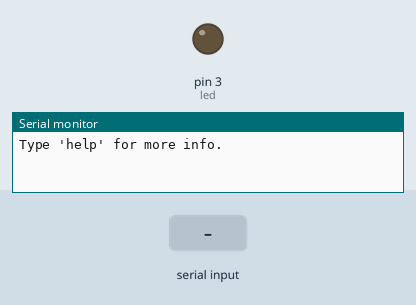
Bench run of a sketch on a simulated Arduino Uno, built with avr-gcc and run on an emulated ATmega328P. On the bench: output pins drawn as LEDs (lit = HIGH), the last lines printed to the serial monitor. Inputs (shaded band) come from the test bench.

Above: at 1.2 s.
1.3 s: "on" received over Serial
At 3.6 s:
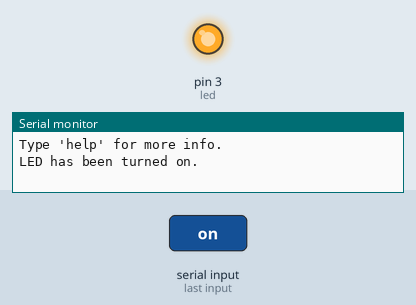
6.3 s: "off" received over Serial
At 8.6 s:
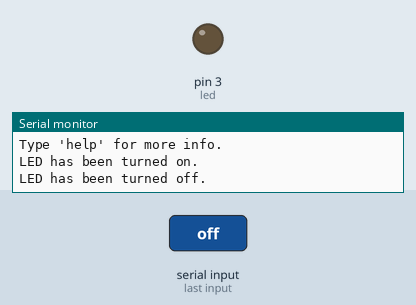
Timing chart, 0 to 10.1 s (numbered marks = the images above; inputs shaded):
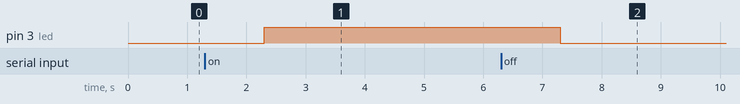

The sketch:

commands.ino
```cpp
int led = 3;

void setup() {
  pinMode(led, OUTPUT);
  Serial.begin(9600);
  Serial.println("Type 'help' for more info.");
}

void loop() {
  String command = Serial.readString();

  if (command != NULL) {
    if (command == "help") {
      Serial.println("Commands:");
      Serial.println("- on");
      Serial.println("- off");
    } else if (command == "on") {
      digitalWrite(led, HIGH);
      Serial.println("LED has been turned on.");
    } else if (command == "off") {
      digitalWrite(led, LOW);
      Serial.println("LED has been turned off.");
    } else {
      Serial.println("Unknown command");
    }
  }
}
```

Measured:
- after the input at 1.3 s, pin 3 (led): LOW → HIGH after 1.0 s
- after the input at 6.3 s, pin 3 (led): HIGH → LOW after 1.0 s
